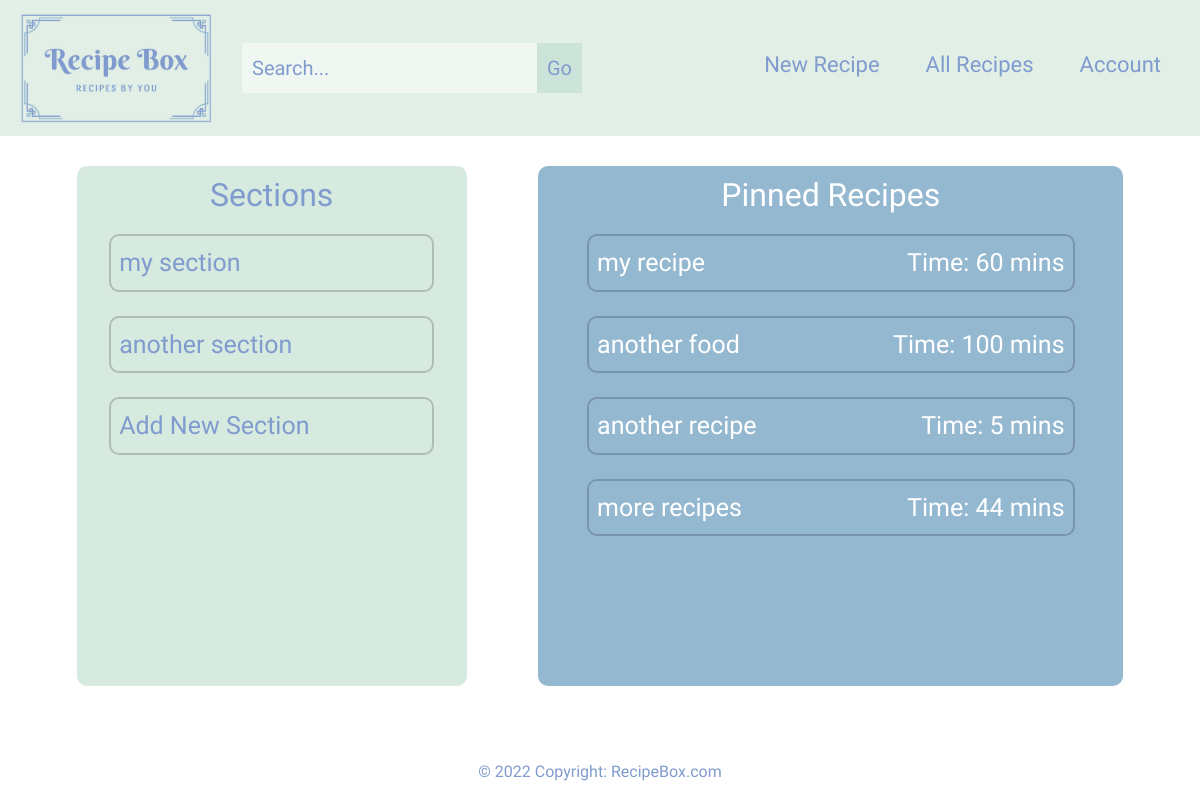
The app's page / (signed in), older data.
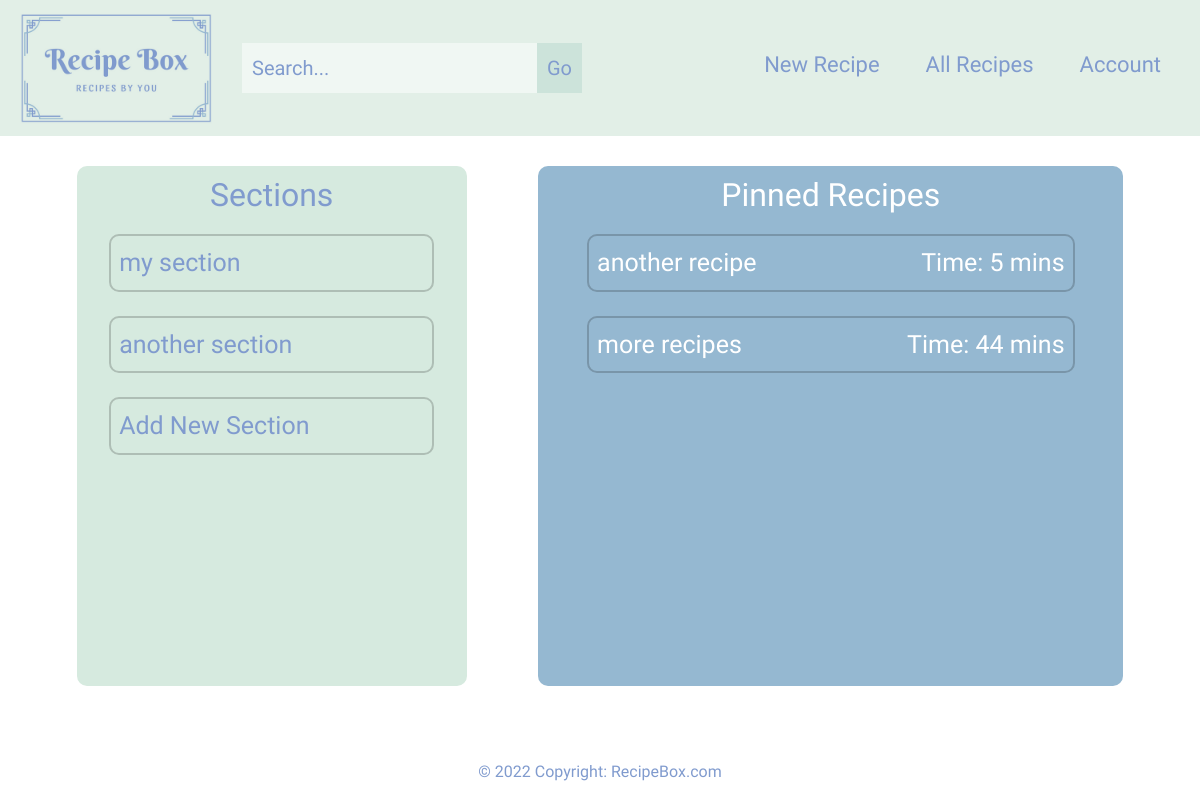
The same page, newer data.
### base/models.py (models this page shows, shortened)
class Section(models.Model):
    user = models.ForeignKey(settings.AUTH_USER_MODEL, on_delete=models.CASCADE)
    name = models.CharField(max_length=120, unique=True,)
    description = models.TextField(null=True, blank=True)
    order_index = models.PositiveIntegerField(null=True, blank=True)
    color = models.CharField(max_length = 16, default="#ffffff")
    class Meta:
        verbose_name = ('Section')
        verbose_name_plural = ('Sections')

class Recipe(models.Model):
    user = models.ForeignKey(settings.AUTH_USER_MODEL, on_delete=models.CASCADE)
    name = models.CharField(max_length = 150)
    slug = models.SlugField(blank=True, null=True)
    time_to_make = models.CharField(max_length = 25, default=0)
    timestamp = models.DateTimeField(auto_now_add=True)
    updated = models.DateTimeField(auto_now=True)
    section = models.ForeignKey(Section, related_name='recipes', on_delete=models.PROTECT, null=True)
    pinned = models.BooleanField(default=False)
    class Meta:
        verbose_name = ('Recipe')
        verbose_name_plural = ('Recipes')
    '''
    def __str__(self):
        return self.name

    def save(self, *args, **kwargs):
        if self.slug is None:
            self.slug = slugify(self.name)
        super().save(*args, **kwargs)
    '''
    def get_absolute_url(self):
        return reverse("individual_recipe", kwargs={"title": self.name})

### base/views.py (the view)
# urls.py: path("", views.home, name="home"),
@login_required(login_url="/login")
def home(request):
    section_qs = Section.objects.filter(user=request.user)
    pinned_qs = Recipe.objects.filter(Q(user=request.user) & Q(pinned=True))
    context = {
        "home_section_list": section_qs,
        "pinned_recipes_list": pinned_qs,
    }
    return render(request, "home.html", context)

### templates/home.html (shortened to what this page needs)
{% extends "base.html" %}
{% block page_content %}
<section id="home">
    <div class="container-fluid">
            <div class="row">
                <div class="col-sm-4 section-col">
                    <h2>Sections</h2>
                    <div class="row">
                        {% for x in home_section_list %}
                        <div class="col-sm-10 mini-section" id="section-block"><a class="col-link" href="/section/{{ x.name }}">{{ x.name }}</a></div>
                        {% endfor %}
                        <div class="col-sm-10 mini-section"><a class="col-link" href="/section">Add New Section</a></div>
                    </div>
                </div>
                <div class="col-sm-6 pinned-col">
                    <h2>Pinned Recipes</h2>
                    <div class="row">
                        {% for x in pinned_recipes_list %}
                        <div class="col-sm-10 mini-pinned">
                            <p class="all-recipes-text"><a class="pinned-link" href="{{ x.get_absolute_url }}">{{ x.name }}</a></p>
                            <p class="all-recipes-text">Time: {{ x.time_to_make }} mins</p>
                        </div>
                        {% endfor %}
                            </div>
                    </div>
                </div>
            </div>
        </div>
{% endblock %}

Row changes from the older to the newer data that the page shows:
no longer on this page (row edited): Recipe: name "my recipe", time_to_make "60"
no longer on this page (row edited): Recipe: name "another food", time_to_make "100"
